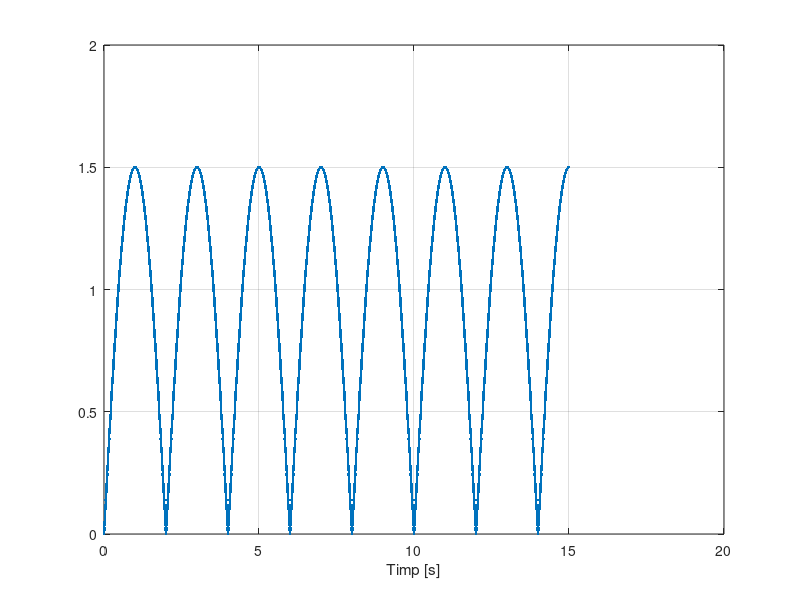

Here is the MATLAB script that generated this plot:
F = 0.25;
amplitudine = 1.5;
max_t = 15;
rez_t = 0.002;

t = 0:rez_t:max_t;
s = amplitudine*sin(2*pi*F*t);

contor=1;
while contor <= max_t/rez_t + 1
    if s(contor) < 0
        s(contor) = s(contor) * (-1);
    end
    
    contor=contor+1;
end

plot(t,s,'.-'),xlabel('Timp [s]'),grid